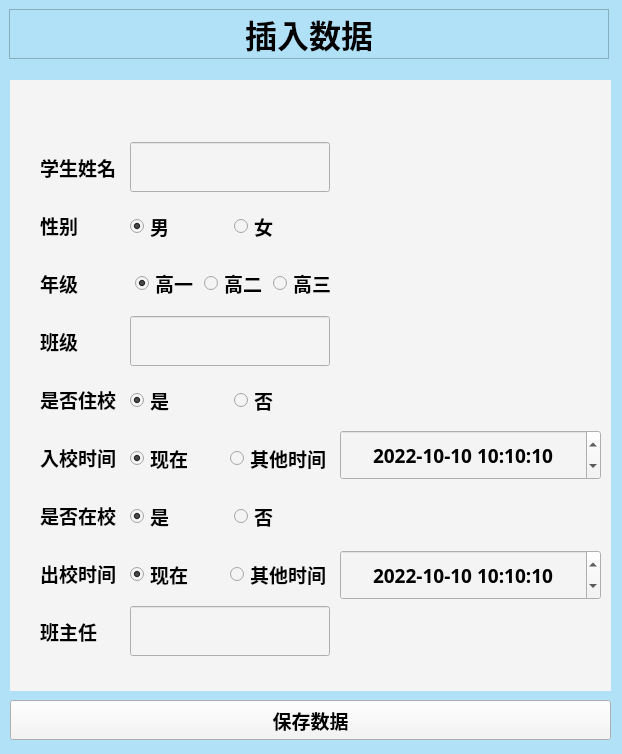
<?xml version="1.0" encoding="UTF-8"?>
<ui version="4.0">
 <class>Form</class>
 <widget class="QWidget" name="Form">
  <property name="geometry">
   <rect>
    <x>0</x>
    <y>0</y>
    <width>622</width>
    <height>754</height>
   </rect>
  </property>
  <property name="windowTitle">
   <string>Form</string>
  </property>
  <property name="styleSheet">
   <string notr="true">background-color: rgb(177, 225, 247);</string>
  </property>
  <widget class="QLabel" name="label">
   <property name="geometry">
    <rect>
     <x>9</x>
     <y>9</y>
     <width>600</width>
     <height>50</height>
    </rect>
   </property>
   <property name="minimumSize">
    <size>
     <width>600</width>
     <height>50</height>
    </size>
   </property>
   <property name="maximumSize">
    <size>
     <width>100000</width>
     <height>50</height>
    </size>
   </property>
   <property name="font">
    <font>
     <family>微软雅黑</family>
     <pointsize>24</pointsize>
     <weight>75</weight>
     <bold>true</bold>
    </font>
   </property>
   <property name="frameShape">
    <enum>QFrame::StyledPanel</enum>
   </property>
   <property name="text">
    <string>插入数据</string>
   </property>
   <property name="textFormat">
    <enum>Qt::AutoText</enum>
   </property>
   <property name="alignment">
    <set>Qt::AlignCenter</set>
   </property>
   <property name="wordWrap">
    <bool>false</bool>
   </property>
   <property name="margin">
    <number>0</number>
   </property>
   <property name="indent">
    <number>-1</number>
   </property>
  </widget>
  <widget class="QWidget" name="widget" native="true">
   <property name="geometry">
    <rect>
     <x>10</x>
     <y>80</y>
     <width>601</width>
     <height>611</height>
    </rect>
   </property>
   <property name="styleSheet">
    <string notr="true">background-color: rgb(244, 244, 244);</string>
   </property>
   <widget class="QDateTimeEdit" name="dateTimeEdit">
    <property name="geometry">
     <rect>
      <x>330</x>
      <y>350</y>
      <width>261</width>
      <height>50</height>
     </rect>
    </property>
    <property name="minimumSize">
     <size>
      <width>0</width>
      <height>50</height>
     </size>
    </property>
    <property name="maximumSize">
     <size>
      <width>16777215</width>
      <height>50</height>
     </size>
    </property>
    <property name="font">
     <font>
      <family>微软雅黑</family>
      <pointsize>14</pointsize>
      <weight>75</weight>
      <bold>true</bold>
     </font>
    </property>
    <property name="wrapping">
     <bool>true</bool>
    </property>
    <property name="frame">
     <bool>true</bool>
    </property>
    <property name="alignment">
     <set>Qt::AlignCenter</set>
    </property>
    <property name="correctionMode">
     <enum>QAbstractSpinBox::CorrectToPreviousValue</enum>
    </property>
    <property name="showGroupSeparator" stdset="0">
     <bool>false</bool>
    </property>
    <property name="date">
     <date>
      <year>2022</year>
      <month>10</month>
      <day>10</day>
     </date>
    </property>
    <property name="time">
     <time>
      <hour>10</hour>
      <minute>10</minute>
      <second>10</second>
     </time>
    </property>
    <property name="minimumDate">
     <date>
      <year>1999</year>
      <month>1</month>
      <day>1</day>
     </date>
    </property>
    <property name="displayFormat">
     <string>yyyy-MM-dd H:mm:ss</string>
    </property>
    <property name="timeSpec">
     <enum>Qt::LocalTime</enum>
    </property>
   </widget>
   <widget class="QDateTimeEdit" name="dateTimeEdit_2">
    <property name="geometry">
     <rect>
      <x>330</x>
      <y>470</y>
      <width>261</width>
      <height>50</height>
     </rect>
    </property>
    <property name="minimumSize">
     <size>
      <width>0</width>
      <height>50</height>
     </size>
    </property>
    <property name="maximumSize">
     <size>
      <width>16777215</width>
      <height>50</height>
     </size>
    </property>
    <property name="font">
     <font>
      <family>微软雅黑</family>
      <pointsize>14</pointsize>
      <weight>75</weight>
      <bold>true</bold>
     </font>
    </property>
    <property name="wrapping">
     <bool>true</bool>
    </property>
    <property name="frame">
     <bool>true</bool>
    </property>
    <property name="alignment">
     <set>Qt::AlignCenter</set>
    </property>
    <property name="correctionMode">
     <enum>QAbstractSpinBox::CorrectToPreviousValue</enum>
    </property>
    <property name="showGroupSeparator" stdset="0">
     <bool>false</bool>
    </property>
    <property name="date">
     <date>
      <year>2022</year>
      <month>10</month>
      <day>10</day>
     </date>
    </property>
    <property name="time">
     <time>
      <hour>10</hour>
      <minute>10</minute>
      <second>10</second>
     </time>
    </property>
    <property name="minimumDate">
     <date>
      <year>1999</year>
      <month>1</month>
      <day>1</day>
     </date>
    </property>
    <property name="displayFormat">
     <string>yyyy-MM-dd H:mm:ss</string>
    </property>
    <property name="timeSpec">
     <enum>Qt::LocalTime</enum>
    </property>
   </widget>
   <widget class="QWidget" name="layoutWidget">
    <property name="geometry">
     <rect>
      <x>30</x>
      <y>60</y>
      <width>78</width>
      <height>521</height>
     </rect>
    </property>
    <layout class="QVBoxLayout" name="verticalLayout">
     <item>
      <widget class="QLabel" name="label_2">
       <property name="maximumSize">
        <size>
         <width>16777215</width>
         <height>50</height>
        </size>
       </property>
       <property name="font">
        <font>
         <family>微软雅黑</family>
         <pointsize>14</pointsize>
         <weight>75</weight>
         <bold>true</bold>
        </font>
       </property>
       <property name="text">
        <string>学生姓名</string>
       </property>
       <property name="alignment">
        <set>Qt::AlignLeading|Qt::AlignLeft|Qt::AlignVCenter</set>
       </property>
      </widget>
     </item>
     <item>
      <widget class="QLabel" name="label_3">
       <property name="maximumSize">
        <size>
         <width>16777215</width>
         <height>50</height>
        </size>
       </property>
       <property name="font">
        <font>
         <family>微软雅黑</family>
         <pointsize>14</pointsize>
         <weight>75</weight>
         <bold>true</bold>
        </font>
       </property>
       <property name="text">
        <string>性别</string>
       </property>
       <property name="alignment">
        <set>Qt::AlignLeading|Qt::AlignLeft|Qt::AlignVCenter</set>
       </property>
      </widget>
     </item>
     <item>
      <widget class="QLabel" name="label_4">
       <property name="maximumSize">
        <size>
         <width>16777215</width>
         <height>50</height>
        </size>
       </property>
       <property name="font">
        <font>
         <family>微软雅黑</family>
         <pointsize>14</pointsize>
         <weight>75</weight>
         <bold>true</bold>
        </font>
       </property>
       <property name="text">
        <string>年级</string>
       </property>
       <property name="alignment">
        <set>Qt::AlignLeading|Qt::AlignLeft|Qt::AlignVCenter</set>
       </property>
      </widget>
     </item>
     <item>
      <widget class="QLabel" name="label_7">
       <property name="maximumSize">
        <size>
         <width>16777215</width>
         <height>50</height>
        </size>
       </property>
       <property name="font">
        <font>
         <family>微软雅黑</family>
         <pointsize>14</pointsize>
         <weight>75</weight>
         <bold>true</bold>
        </font>
       </property>
       <property name="text">
        <string>班级</string>
       </property>
       <property name="alignment">
        <set>Qt::AlignLeading|Qt::AlignLeft|Qt::AlignVCenter</set>
       </property>
      </widget>
     </item>
     <item>
      <widget class="QLabel" name="label_5">
       <property name="maximumSize">
        <size>
         <width>16777215</width>
         <height>50</height>
        </size>
       </property>
       <property name="font">
        <font>
         <family>微软雅黑</family>
         <pointsize>14</pointsize>
         <weight>75</weight>
         <bold>true</bold>
        </font>
       </property>
       <property name="text">
        <string>是否住校</string>
       </property>
       <property name="alignment">
        <set>Qt::AlignLeading|Qt::AlignLeft|Qt::AlignVCenter</set>
       </property>
      </widget>
     </item>
     <item>
      <widget class="QLabel" name="label_9">
       <property name="maximumSize">
        <size>
         <width>16777215</width>
         <height>50</height>
        </size>
       </property>
       <property name="font">
        <font>
         <family>微软雅黑</family>
         <pointsize>14</pointsize>
         <weight>75</weight>
         <bold>true</bold>
        </font>
       </property>
       <property name="text">
        <string>入校时间</string>
       </property>
       <property name="alignment">
        <set>Qt::AlignLeading|Qt::AlignLeft|Qt::AlignVCenter</set>
       </property>
      </widget>
     </item>
     <item>
      <widget class="QLabel" name="label_6">
       <property name="maximumSize">
        <size>
         <width>16777215</width>
         <height>50</height>
        </size>
       </property>
       <property name="font">
        <font>
         <family>微软雅黑</family>
         <pointsize>14</pointsize>
         <weight>75</weight>
         <bold>true</bold>
        </font>
       </property>
       <property name="text">
        <string>是否在校</string>
       </property>
       <property name="alignment">
        <set>Qt::AlignLeading|Qt::AlignLeft|Qt::AlignVCenter</set>
       </property>
      </widget>
     </item>
     <item>
      <widget class="QLabel" name="label_10">
       <property name="maximumSize">
        <size>
         <width>16777215</width>
         <height>50</height>
        </size>
       </property>
       <property name="font">
        <font>
         <family>微软雅黑</family>
         <pointsize>14</pointsize>
         <weight>75</weight>
         <bold>true</bold>
        </font>
       </property>
       <property name="text">
        <string>出校时间</string>
       </property>
       <property name="alignment">
        <set>Qt::AlignLeading|Qt::AlignLeft|Qt::AlignVCenter</set>
       </property>
      </widget>
     </item>
     <item>
      <widget class="QLabel" name="label_8">
       <property name="maximumSize">
        <size>
         <width>16777215</width>
         <height>50</height>
        </size>
       </property>
       <property name="font">
        <font>
         <family>微软雅黑</family>
         <pointsize>14</pointsize>
         <weight>75</weight>
         <bold>true</bold>
        </font>
       </property>
       <property name="text">
        <string>班主任</string>
       </property>
       <property name="alignment">
        <set>Qt::AlignLeading|Qt::AlignLeft|Qt::AlignVCenter</set>
       </property>
      </widget>
     </item>
    </layout>
   </widget>
   <widget class="QWidget" name="layoutWidget">
    <property name="geometry">
     <rect>
      <x>120</x>
      <y>60</y>
      <width>202</width>
      <height>521</height>
     </rect>
    </property>
    <layout class="QVBoxLayout" name="verticalLayout_2">
     <item>
      <widget class="QLineEdit" name="lineEdit">
       <property name="minimumSize">
        <size>
         <width>0</width>
         <height>50</height>
        </size>
       </property>
       <property name="maximumSize">
        <size>
         <width>200</width>
         <height>16777215</height>
        </size>
       </property>
       <property name="font">
        <font>
         <family>微软雅黑</family>
         <pointsize>14</pointsize>
         <weight>75</weight>
         <bold>true</bold>
        </font>
       </property>
       <property name="clearButtonEnabled">
        <bool>true</bool>
       </property>
      </widget>
     </item>
     <item>
      <widget class="QWidget" name="widget_2" native="true">
       <property name="minimumSize">
        <size>
         <width>0</width>
         <height>50</height>
        </size>
       </property>
       <property name="maximumSize">
        <size>
         <width>16777215</width>
         <height>50</height>
        </size>
       </property>
       <widget class="QWidget" name="layoutWidget">
        <property name="geometry">
         <rect>
          <x>0</x>
          <y>10</y>
          <width>201</width>
          <height>32</height>
         </rect>
        </property>
        <layout class="QHBoxLayout" name="horizontalLayout">
         <item>
          <widget class="QRadioButton" name="radioButton_4">
           <property name="font">
            <font>
             <family>微软雅黑</family>
             <pointsize>14</pointsize>
             <weight>75</weight>
             <bold>true</bold>
            </font>
           </property>
           <property name="text">
            <string>男</string>
           </property>
           <property name="checked">
            <bool>true</bool>
           </property>
          </widget>
         </item>
         <item>
          <widget class="QRadioButton" name="radioButton_5">
           <property name="font">
            <font>
             <family>微软雅黑</family>
             <pointsize>14</pointsize>
             <weight>75</weight>
             <bold>true</bold>
            </font>
           </property>
           <property name="text">
            <string>女</string>
           </property>
          </widget>
         </item>
        </layout>
       </widget>
      </widget>
     </item>
     <item>
      <widget class="QWidget" name="widget_3" native="true">
       <property name="minimumSize">
        <size>
         <width>0</width>
         <height>50</height>
        </size>
       </property>
       <property name="maximumSize">
        <size>
         <width>16777215</width>
         <height>50</height>
        </size>
       </property>
       <widget class="QWidget" name="layoutWidget">
        <property name="geometry">
         <rect>
          <x>5</x>
          <y>9</y>
          <width>201</width>
          <height>32</height>
         </rect>
        </property>
        <layout class="QHBoxLayout" name="horizontalLayout_4">
         <item>
          <widget class="QRadioButton" name="radioButton">
           <property name="font">
            <font>
             <family>微软雅黑</family>
             <pointsize>14</pointsize>
             <weight>75</weight>
             <bold>true</bold>
            </font>
           </property>
           <property name="text">
            <string>高一</string>
           </property>
           <property name="checked">
            <bool>true</bool>
           </property>
          </widget>
         </item>
         <item>
          <widget class="QRadioButton" name="radioButton_2">
           <property name="font">
            <font>
             <family>微软雅黑</family>
             <pointsize>14</pointsize>
             <weight>75</weight>
             <bold>true</bold>
            </font>
           </property>
           <property name="text">
            <string>高二</string>
           </property>
          </widget>
         </item>
         <item>
          <widget class="QRadioButton" name="radioButton_3">
           <property name="font">
            <font>
             <family>微软雅黑</family>
             <pointsize>14</pointsize>
             <weight>75</weight>
             <bold>true</bold>
            </font>
           </property>
           <property name="text">
            <string>高三</string>
           </property>
          </widget>
         </item>
        </layout>
       </widget>
      </widget>
     </item>
     <item>
      <widget class="QLineEdit" name="lineEdit_2">
       <property name="minimumSize">
        <size>
         <width>0</width>
         <height>50</height>
        </size>
       </property>
       <property name="maximumSize">
        <size>
         <width>200</width>
         <height>16777215</height>
        </size>
       </property>
       <property name="font">
        <font>
         <family>微软雅黑</family>
         <pointsize>14</pointsize>
         <weight>75</weight>
         <bold>true</bold>
        </font>
       </property>
       <property name="clearButtonEnabled">
        <bool>true</bool>
       </property>
      </widget>
     </item>
     <item>
      <widget class="QWidget" name="widget_8" native="true">
       <property name="minimumSize">
        <size>
         <width>0</width>
         <height>50</height>
        </size>
       </property>
       <property name="maximumSize">
        <size>
         <width>16777215</width>
         <height>50</height>
        </size>
       </property>
       <widget class="QWidget" name="layoutWidget">
        <property name="geometry">
         <rect>
          <x>0</x>
          <y>10</y>
          <width>201</width>
          <height>32</height>
         </rect>
        </property>
        <layout class="QHBoxLayout" name="horizontalLayout_3">
         <item>
          <widget class="QRadioButton" name="radioButton_6">
           <property name="font">
            <font>
             <family>微软雅黑</family>
             <pointsize>14</pointsize>
             <weight>75</weight>
             <bold>true</bold>
            </font>
           </property>
           <property name="text">
            <string>是</string>
           </property>
           <property name="checked">
            <bool>true</bool>
           </property>
          </widget>
         </item>
         <item>
          <widget class="QRadioButton" name="radioButton_7">
           <property name="font">
            <font>
             <family>微软雅黑</family>
             <pointsize>14</pointsize>
             <weight>75</weight>
             <bold>true</bold>
            </font>
           </property>
           <property name="text">
            <string>否</string>
           </property>
          </widget>
         </item>
        </layout>
       </widget>
      </widget>
     </item>
     <item>
      <widget class="QWidget" name="widget_9" native="true">
       <property name="minimumSize">
        <size>
         <width>0</width>
         <height>50</height>
        </size>
       </property>
       <property name="maximumSize">
        <size>
         <width>16777215</width>
         <height>50</height>
        </size>
       </property>
       <widget class="QWidget" name="layoutWidget">
        <property name="geometry">
         <rect>
          <x>0</x>
          <y>10</y>
          <width>201</width>
          <height>32</height>
         </rect>
        </property>
        <layout class="QHBoxLayout" name="horizontalLayout_5">
         <item>
          <widget class="QRadioButton" name="radioButton_10">
           <property name="font">
            <font>
             <family>微软雅黑</family>
             <pointsize>14</pointsize>
             <weight>75</weight>
             <bold>true</bold>
            </font>
           </property>
           <property name="text">
            <string>现在</string>
           </property>
           <property name="checked">
            <bool>true</bool>
           </property>
          </widget>
         </item>
         <item>
          <widget class="QRadioButton" name="radioButton_11">
           <property name="font">
            <font>
             <family>微软雅黑</family>
             <pointsize>14</pointsize>
             <weight>75</weight>
             <bold>true</bold>
            </font>
           </property>
           <property name="text">
            <string>其他时间</string>
           </property>
          </widget>
         </item>
        </layout>
       </widget>
      </widget>
     </item>
     <item>
      <widget class="QWidget" name="widget_10" native="true">
       <property name="minimumSize">
        <size>
         <width>0</width>
         <height>50</height>
        </size>
       </property>
       <property name="maximumSize">
        <size>
         <width>16777215</width>
         <height>50</height>
        </size>
       </property>
       <widget class="QWidget" name="layoutWidget">
        <property name="geometry">
         <rect>
          <x>0</x>
          <y>10</y>
          <width>201</width>
          <height>32</height>
         </rect>
        </property>
        <layout class="QHBoxLayout" name="horizontalLayout_2">
         <item>
          <widget class="QRadioButton" name="radioButton_8">
           <property name="font">
            <font>
             <family>微软雅黑</family>
             <pointsize>14</pointsize>
             <weight>75</weight>
             <bold>true</bold>
            </font>
           </property>
           <property name="text">
            <string>是</string>
           </property>
           <property name="checked">
            <bool>true</bool>
           </property>
          </widget>
         </item>
         <item>
          <widget class="QRadioButton" name="radioButton_9">
           <property name="font">
            <font>
             <family>微软雅黑</family>
             <pointsize>14</pointsize>
             <weight>75</weight>
             <bold>true</bold>
            </font>
           </property>
           <property name="text">
            <string>否</string>
           </property>
          </widget>
         </item>
        </layout>
       </widget>
      </widget>
     </item>
     <item>
      <widget class="QWidget" name="widget_11" native="true">
       <property name="minimumSize">
        <size>
         <width>0</width>
         <height>50</height>
        </size>
       </property>
       <property name="maximumSize">
        <size>
         <width>16777215</width>
         <height>50</height>
        </size>
       </property>
       <widget class="QWidget" name="layoutWidget_2">
        <property name="geometry">
         <rect>
          <x>0</x>
          <y>10</y>
          <width>201</width>
          <height>32</height>
         </rect>
        </property>
        <layout class="QHBoxLayout" name="horizontalLayout_8">
         <item>
          <widget class="QRadioButton" name="radioButton_16">
           <property name="font">
            <font>
             <family>微软雅黑</family>
             <pointsize>14</pointsize>
             <weight>75</weight>
             <bold>true</bold>
            </font>
           </property>
           <property name="text">
            <string>现在</string>
           </property>
           <property name="checked">
            <bool>true</bool>
           </property>
          </widget>
         </item>
         <item>
          <widget class="QRadioButton" name="radioButton_17">
           <property name="font">
            <font>
             <family>微软雅黑</family>
             <pointsize>14</pointsize>
             <weight>75</weight>
             <bold>true</bold>
            </font>
           </property>
           <property name="text">
            <string>其他时间</string>
           </property>
          </widget>
         </item>
        </layout>
       </widget>
      </widget>
     </item>
     <item>
      <widget class="QLineEdit" name="lineEdit_3">
       <property name="minimumSize">
        <size>
         <width>0</width>
         <height>50</height>
        </size>
       </property>
       <property name="maximumSize">
        <size>
         <width>200</width>
         <height>16777215</height>
        </size>
       </property>
       <property name="font">
        <font>
         <family>微软雅黑</family>
         <pointsize>14</pointsize>
         <weight>75</weight>
         <bold>true</bold>
        </font>
       </property>
       <property name="clearButtonEnabled">
        <bool>true</bool>
       </property>
      </widget>
     </item>
    </layout>
   </widget>
  </widget>
  <widget class="QPushButton" name="Button">
   <property name="geometry">
    <rect>
     <x>10</x>
     <y>700</y>
     <width>601</width>
     <height>40</height>
    </rect>
   </property>
   <property name="minimumSize">
    <size>
     <width>600</width>
     <height>40</height>
    </size>
   </property>
   <property name="maximumSize">
    <size>
     <width>9999</width>
     <height>40</height>
    </size>
   </property>
   <property name="sizeIncrement">
    <size>
     <width>0</width>
     <height>40</height>
    </size>
   </property>
   <property name="font">
    <font>
     <family>微软雅黑</family>
     <pointsize>14</pointsize>
     <weight>75</weight>
     <bold>true</bold>
    </font>
   </property>
   <property name="styleSheet">
    <string notr="true">background-color: rgb(244, 244, 244);</string>
   </property>
   <property name="text">
    <string>保存数据</string>
   </property>
  </widget>
 </widget>
 <resources/>
 <connections/>
</ui>
